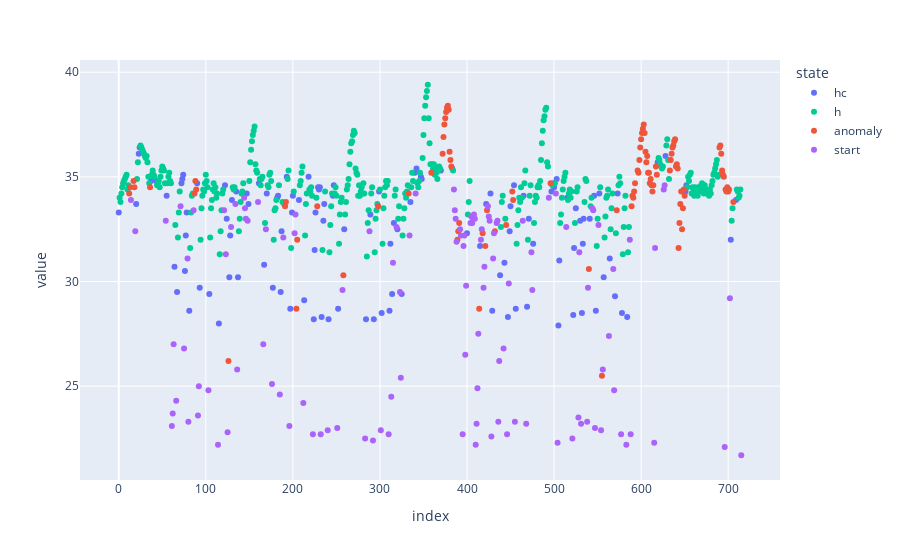
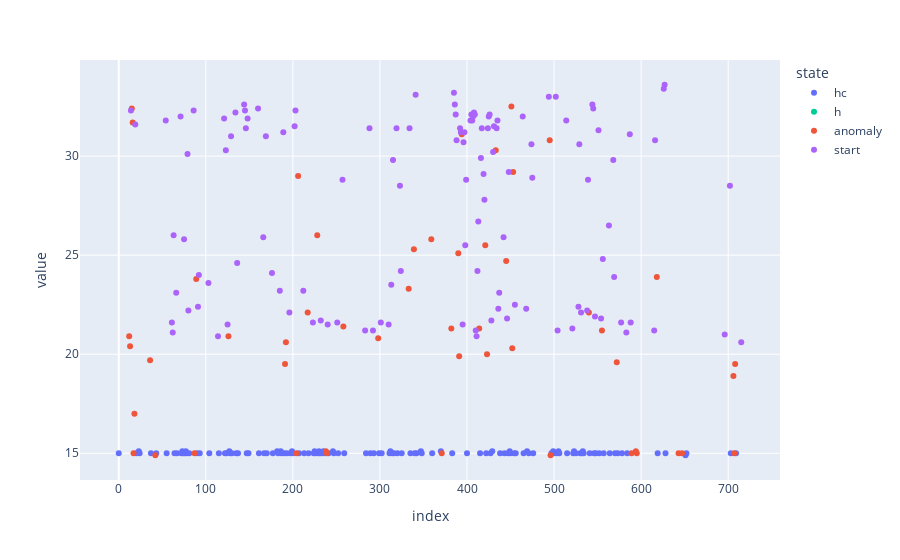

The notebook cell these images were saved under, in order:
### Code cell
import plotly.express as px

fig = px.scatter(df, y=["heating_temperature"], color="state", color_discrete_sequence=['#636EFA', '#00CC96', '#EF553B', '#AB63FA'])
fig.show()
fig = px.scatter(df, y=["cooling_temperature"], color="state", color_discrete_sequence=['#636EFA', '#00CC96', '#EF553B', '#AB63FA'])
fig.show()

### Figure 1 — Plotly figure (JSON) as saved in the notebook; plotly's stock layout.template omitted (floating-point values rounded to 4 significant figures; data arrays with more than 128 entries replaced by an {"elided": "..."} marker saying what was removed)
{"data": [{"hovertemplate": "state=hc<br>index=%{x}<br>value=%{y}<extra></extra>", "legendgroup": "hc", "marker": {"color": "#636EFA", "symbol": "circle"}, "mode": "markers", "name": "hc", "orientation": "v", "showlegend": true, "type": "scatter", "x": [0, 20, 23, 24, 37, 43, 55, 64, 67, 72, 73, 74, 76, 77, 78, 81, 90, 93, 104, 115, 122, 124, 127, 128, 130, 135, 137, 147, 149, 161, 167, 170, 177, 182, 183, 186, 187, 190, 193, 197, 199, 200, 207, 213, 218, 224, 225, 226, 229, 230, 231, 233, 235, 236, 241, 246, 247, 252, 259, 284, 289, 293, 299, 302, 311, 312, 314, 316, 320, 325, 335, 340, 342, 347, 348, 360, 370, 383, 400, 415, 422, 427, 429, 438, 443, 447, 449, 450, 454, 456, 465, 469, 471, 476, 497, 499, 500, 503, 505, 506, 515, 522, 523, 525, 530, 532, 533, 534, 541, 546, 548, 552, 557, 564, 570, 573, 578, 584, 619, 628, 651, 652, 703, 709], "xaxis": "x", "y": [33.3, 33.7, 36.1, 36.4, 34.8, 34.8, 34.1, 30.7, 29.5, 34.7, 34.9, 35.1, 30.5, 32.2, 33.3, 28.6, 34.7, 29.7, 29.4, 28, 34.6, 33, 30.2, 32.2, 33.9, 34.3, 30.2, 34.2, 33.7, 34.7, 30.8, 34.2, 29.7, 34, 34.1, 29.5, 32.4, 33.7, 35, 28.7, 33.3, 34.1, 33.9, 29.1, 35, 28.2, 31.5, 33.3, 34.5, 34.4, 34.5, 28.3, 32.9, 33.7, 28.2, 34.1, 34.6, 28.7, 32.5, 28.2, 33.2, 28.2, 34.3, 28.5, 28.6, 31.8, 29.4, 32.8, 32.5, 29.4, 33.8, 35.2, 35.4, 35, 34.9, 35.6, 35.3, 35.4, 32.3, 31.7, 33.7, 34.2, 28.6, 30.3, 30.9, 28.3, 32.4, 33.6, 34.6, 28.7, 34.1, 28.8, 33, 31.8, 34.3, 34.7, 34.5, 34.9, 27.9, 31, 34, 28.4, 31.6, 33.5, 32.9, 28.5, 31.8, 33, 33, 34.1, 28.6, 34.2, 30.2, 31.1, 29.3, 34.2, 28.5, 28.3, 35.7, 36, 34.3, 34.6, 32, 33.9], "yaxis": "y"}, {"hovertemplate": "state=h<br>index=%{x}<br>value=%{y}<extra></extra>", "legendgroup": "h", "marker": {"color": "#00CC96", "symbol": "circle"}, "mode": "markers", "name": "h", "orientation": "v", "showlegend": true, "type": "scatter", "x": {"elided": "349 int values"}, "xaxis": "x", "y": {"elided": "349 float values"}, "yaxis": "y"}, {"hovertemplate": "state=anomaly<br>index=%{x}<br>value=%{y}<extra></extra>", "legendgroup": "anomaly", "marker": {"color": "#EF553B", "symbol": "circle"}, "mode": "markers", "name": "anomaly", "orientation": "v", "showlegend": true, "type": "scatter", "x": [12, 13, 15, 16, 17, 18, 36, 42, 87, 88, 89, 126, 191, 192, 204, 205, 206, 217, 228, 238, 239, 258, 298, 333, 339, 359, 371, 372, 373, 374, 375, 376, 377, 378, 379, 380, 381, 382, 389, 390, 391, 394, 414, 418, 421, 423, 432, 433, 445, 451, 452, 453, 495, 496, 540, 555, 572, 589, 590, 591, 592, 593, 594, 595, 596, 597, 598, 599, 600, 601, 602, 603, 604, 605, 606, 607, 608, 609, 610, 611, 612, 613, 614, 617, 618, 633, 634, 635, 636, 637, 638, 639, 640, 641, 642, 643, 644, 645, 646, 647, 648, 649, 650, 690, 691, 692, 693, 694, 695, 697, 698, 699, 700, 701, 706, 707, 708], "xaxis": "x", "y": [34.2, 34.5, null, null, 34.8, 34.5, 34.5, null, 34.2, 34.8, 34.4, 26.2, 33.6, 33.8, 28.7, 32, null, null, 33.6, null, null, 30.3, 33.6, 34.2, null, 35.2, null, 36.1, 36.9, 37.5, 37.8, 38.1, 38.3, 38.4, 38.2, 36.2, 35.8, 35.5, 32, 32.4, 32.8, null, 28.7, 32.3, 31.7, 33.4, 32.4, null, 32.7, null, 34.3, 33.9, null, 34.7, 30.6, 25.5, 33.4, 33.6, 34.1, 34, 34.3, 34.7, null, null, 35.3, 35.2, 35.8, 36.4, 36.8, 37.1, 37.3, 37.5, 37.1, 36.2, 35.7, 36, 35.2, 35.2, 34.7, 34.9, 34.6, 34.3, 34.6, 35.5, 35.1, 35.3, 35.8, 36.1, 36.4, 36.5, 36.7, 36.8, 35.5, 35.6, 35.4, 31.6, 32.8, 33.7, 34.3, 32.5, 33.5, 34.4, 34.1, 36.4, 36.5, 36.1, 35.3, 35.1, 35, 34.4, 34.3, 34.5, 34.3, 34.4, 33.8, null, null], "yaxis": "y"}, {"hovertemplate": "state=start<br>index=%{x}<br>value=%{y}<extra></extra>", "legendgroup": "start", "marker": {"color": "#AB63FA", "symbol": "circle"}, "mode": "markers", "name": "start", "orientation": "v", "showlegend": true, "type": "scatter", "x": [14, 19, 54, 61, 62, 63, 66, 71, 75, 79, 80, 86, 91, 92, 103, 114, 121, 123, 125, 129, 134, 136, 144, 145, 146, 148, 160, 166, 169, 176, 185, 189, 196, 202, 203, 212, 223, 232, 240, 251, 257, 283, 288, 292, 301, 310, 313, 315, 319, 323, 324, 334, 341, 385, 386, 387, 388, 392, 393, 395, 396, 397, 398, 399, 404, 405, 406, 407, 408, 409, 410, 411, 412, 413, 416, 417, 419, 420, 424, 425, 426, 428, 430, 431, 434, 435, 436, 437, 442, 446, 448, 455, 464, 468, 474, 475, 494, 502, 504, 514, 521, 528, 529, 531, 538, 539, 544, 545, 547, 551, 554, 556, 563, 568, 569, 577, 583, 587, 588, 615, 616, 626, 627, 696, 702, 715], "xaxis": "x", "y": [33.9, 32.4, 32.9, 23.1, 23.7, 27, 24.3, 33.6, 26.8, 31.1, 23.3, 33.4, 23.6, 25, 24.8, 22.2, 33.4, 31.3, 22.8, 32.6, 33.7, 25.8, 34, 33.5, 33, 32.9, 33.8, 27, 32.5, 25.1, 24.6, 32.1, 23.1, 32.3, 33.2, 24.2, 22.7, 22.7, 22.9, 23, 29.6, 22.5, 32.4, 22.4, 22.9, 22.7, 24.5, 30.9, 32.6, 29.5, 25.4, 32.2, 34.2, 34.4, 33.4, 33, 31.9, 32.5, 32.2, 22.7, 31.7, 32.2, 26.5, 29.8, 32.8, 33.1, 32.8, 33, 33.2, 33, 22.2, 23.2, 24.9, 27.5, 32, 32.5, 29.7, 30.7, 33.6, 33.1, 32.9, 22.6, 31.1, 32.3, 32.8, 32.9, 23.3, 26.2, 26.8, 22.7, 29.9, 23.3, 32.9, 23.2, 31.4, 29.6, 34, 34.2, 22.3, 32.6, 22.5, 23.5, 31.4, 23.2, 23.3, 29.7, 33.5, 33.4, 23, 32.7, 22.9, 25.8, 27.4, 30.6, 24.8, 22.7, 22.2, 32, 22.7, 22.3, 31.6, 34.4, 34.6, 22.1, 29.2, 21.7], "yaxis": "y"}], "layout": {"legend": {"title": {"text": "state"}, "tracegroupgap": 0}, "margin": {"t": 60}, "xaxis": {"anchor": "y", "domain": [0, 1], "title": {"text": "index"}}, "yaxis": {"anchor": "x", "domain": [0, 1], "title": {"text": "value"}}}}

### Figure 2 — Plotly figure (JSON) as saved in the notebook; plotly's stock layout.template omitted (floating-point values rounded to 4 significant figures; data arrays with more than 128 entries replaced by an {"elided": "..."} marker saying what was removed)
{"data": [{"hovertemplate": "state=hc<br>index=%{x}<br>value=%{y}<extra></extra>", "legendgroup": "hc", "marker": {"color": "#636EFA", "symbol": "circle"}, "mode": "markers", "name": "hc", "orientation": "v", "showlegend": true, "type": "scatter", "x": [0, 20, 23, 24, 37, 43, 55, 64, 67, 72, 73, 74, 76, 77, 78, 81, 90, 93, 104, 115, 122, 124, 127, 128, 130, 135, 137, 147, 149, 161, 167, 170, 177, 182, 183, 186, 187, 190, 193, 197, 199, 200, 207, 213, 218, 224, 225, 226, 229, 230, 231, 233, 235, 236, 241, 246, 247, 252, 259, 284, 289, 293, 299, 302, 311, 312, 314, 316, 320, 325, 335, 340, 342, 347, 348, 360, 370, 383, 400, 415, 422, 427, 429, 438, 443, 447, 449, 450, 454, 456, 465, 469, 471, 476, 497, 499, 500, 503, 505, 506, 515, 522, 523, 525, 530, 532, 533, 534, 541, 546, 548, 552, 557, 564, 570, 573, 578, 584, 619, 628, 651, 652, 703, 709], "xaxis": "x", "y": [15, 15, 15.1, 15, 15, 15, 15, 15, 15, 15, 15.1, 15, 15, 15.1, 15, 15, 15, 15, 15, 15, 15, 15, 15.1, 15, 15, 15, 15, 15, 15, 15, 15, 15, 15, 15.1, 15, 15.1, 15, 15, 15, 15, 15.1, 15, 15, 15, 15, 15, 15.1, 15, 15, 15.1, 15, 15, 15.1, 15, 15, 15.1, 15, 15, 15, 15, 15, 15, 15, 15, 15, 15.1, 15, 15, 15, 15, 15, 15, 15, 15.1, 15, 15, 15.1, 15, 15, 15, 15, 15, 15.1, 15, 15, 15, 15.1, 15, 15, 15, 15, 15.1, 15, 15, 15, 15.1, 15, 15, 15.1, 15, 15, 15, 15.1, 15, 15, 15, 15.1, 15, 15, 15, 15, 15, 15, 15, 15, 15, 15, 15, 15, 15, 14.9, 15, 15, 15], "yaxis": "y"}, {"hovertemplate": "state=h<br>index=%{x}<br>value=%{y}<extra></extra>", "legendgroup": "h", "marker": {"color": "#00CC96", "symbol": "circle"}, "mode": "markers", "name": "h", "orientation": "v", "showlegend": true, "type": "scatter", "x": {"elided": "349 int values"}, "xaxis": "x", "y": {"elided": "349 null values"}, "yaxis": "y"}, {"hovertemplate": "state=anomaly<br>index=%{x}<br>value=%{y}<extra></extra>", "legendgroup": "anomaly", "marker": {"color": "#EF553B", "symbol": "circle"}, "mode": "markers", "name": "anomaly", "orientation": "v", "showlegend": true, "type": "scatter", "x": [12, 13, 15, 16, 17, 18, 36, 42, 87, 88, 89, 126, 191, 192, 204, 205, 206, 217, 228, 238, 239, 258, 298, 333, 339, 359, 371, 372, 373, 374, 375, 376, 377, 378, 379, 380, 381, 382, 389, 390, 391, 394, 414, 418, 421, 423, 432, 433, 445, 451, 452, 453, 495, 496, 540, 555, 572, 589, 590, 591, 592, 593, 594, 595, 596, 597, 598, 599, 600, 601, 602, 603, 604, 605, 606, 607, 608, 609, 610, 611, 612, 613, 614, 617, 618, 633, 634, 635, 636, 637, 638, 639, 640, 641, 642, 643, 644, 645, 646, 647, 648, 649, 650, 690, 691, 692, 693, 694, 695, 697, 698, 699, 700, 701, 706, 707, 708], "xaxis": "x", "y": [20.9, 20.4, 32.4, 31.7, 15, 17, 19.7, 14.9, 15, null, 23.8, 20.9, 19.5, 20.6, 15, null, 29, 22.1, 26, 15.1, 15, 21.4, 20.8, 23.3, 25.3, 25.8, 15, null, null, null, null, null, null, null, null, null, null, 21.3, null, 25.1, 19.9, 31.1, 21.3, null, 25.5, 20, null, 30.3, 24.7, 32.5, 20.3, 29.2, 30.8, 14.9, 22.1, 21.2, 19.6, 15, null, null, null, null, 15.1, 15, null, null, null, null, null, null, null, null, null, null, null, null, null, null, null, null, null, null, null, null, 23.9, null, null, null, null, null, null, null, null, null, null, 15, null, null, null, 15, null, null, null, null, null, null, null, null, null, null, null, null, null, null, 18.9, 15, 19.5], "yaxis": "y"}, {"hovertemplate": "state=start<br>index=%{x}<br>value=%{y}<extra></extra>", "legendgroup": "start", "marker": {"color": "#AB63FA", "symbol": "circle"}, "mode": "markers", "name": "start", "orientation": "v", "showlegend": true, "type": "scatter", "x": [14, 19, 54, 61, 62, 63, 66, 71, 75, 79, 80, 86, 91, 92, 103, 114, 121, 123, 125, 129, 134, 136, 144, 145, 146, 148, 160, 166, 169, 176, 185, 189, 196, 202, 203, 212, 223, 232, 240, 251, 257, 283, 288, 292, 301, 310, 313, 315, 319, 323, 324, 334, 341, 385, 386, 387, 388, 392, 393, 395, 396, 397, 398, 399, 404, 405, 406, 407, 408, 409, 410, 411, 412, 413, 416, 417, 419, 420, 424, 425, 426, 428, 430, 431, 434, 435, 436, 437, 442, 446, 448, 455, 464, 468, 474, 475, 494, 502, 504, 514, 521, 528, 529, 531, 538, 539, 544, 545, 547, 551, 554, 556, 563, 568, 569, 577, 583, 587, 588, 615, 616, 626, 627, 696, 702, 715], "xaxis": "x", "y": [32.3, 31.6, 31.8, 21.6, 21.1, 26, 23.1, 32, 25.8, 30.1, 22.2, 32.3, 22.4, 24, 23.6, 20.9, 31.9, 30.3, 21.5, 31, 32.2, 24.6, 32.6, 32.3, 31.4, 31.9, 32.4, 25.9, 31, 24.1, 23.2, 31.2, 22.1, 31.5, 32.3, 23.2, 21.6, 21.7, 21.5, 21.6, 28.8, 21.2, 31.4, 21.2, 21.6, 21.5, 23.5, 29.8, 31.4, 28.5, 24.2, 31.4, 33.1, 33.2, 32.6, 32.1, 30.8, 31.4, 31.2, 21.5, 30.7, 31.2, 25.5, 28.8, 31.8, 32.1, 31.8, 32, 32.2, 32.1, 21.2, 20.9, 24.2, 26.7, 29.9, 31.4, 29.1, 27.8, 31.4, 32, 32.1, 21.7, 30.2, 31.5, 31.4, 31.8, 22.3, 23.1, 25.9, 21.8, 29.2, 22.5, 32, 22.3, 30.6, 28.9, 33, 33, 21.2, 31.8, 21.3, 22.4, 30.6, 22.1, 22.2, 28.8, 32.6, 32.4, 21.9, 31.3, 21.8, 24.8, 26.5, 29.8, 23.9, 21.6, 21.1, 31.1, 21.6, 21.2, 30.8, 33.4, 33.6, 21, 28.5, 20.6], "yaxis": "y"}], "layout": {"legend": {"title": {"text": "state"}, "tracegroupgap": 0}, "margin": {"t": 60}, "xaxis": {"anchor": "y", "domain": [0, 1], "title": {"text": "index"}}, "yaxis": {"anchor": "x", "domain": [0, 1], "title": {"text": "value"}}}}
